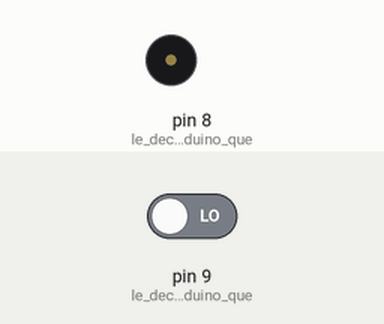
A sketch run on a simulated Arduino Uno, built with avr-gcc and run on an emulated ATmega328P. Parts: buzzer (waves = sounding). The inputs (shaded band) are chosen by the test bench; at power-on: pin 9 (le_decimos_a_Arduino_que) LOW.

Above: at 1.2 s.
1.3 s: pin 9 (le_decimos_a_Arduino_que) driven HIGH
At 1.7 s:
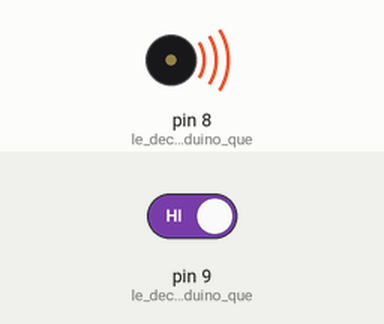
2.8 s: pin 9 (le_decimos_a_Arduino_que) driven LOW
At 3.3 s:
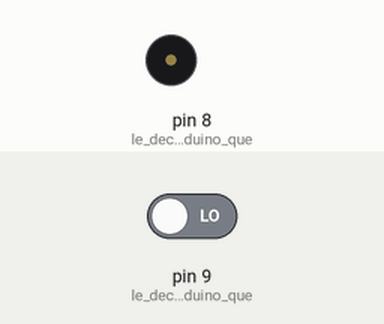
Timing chart, 0 to 5.8 s (numbered marks = the images above; inputs shaded):
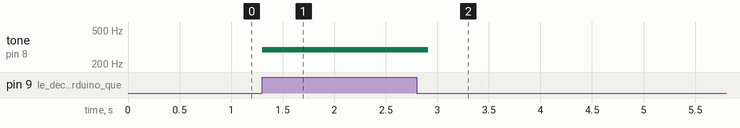

The sketch:

haciendoruidopulsador.ino
```cpp
void setup() {
pinMode(8,OUTPUT); // le decimos a Arduino que usaremos el pin 8 como salida (para el del buzzer)
pinMode(9,INPUT);// le decimos a Arduino que usaremos el pin 9 como entrada (para el botón)
noTone(8); // nos aseguramos que no haya ningún sonido en el buzzer
}
void loop() {
// vamos a leer el estado del botón usando la función digitalRead
// y también usaremos una estructura de código llamada “if” o condicional
if (digitalRead(9)==HIGH) { // Si en el pin 9 hay una señal HIGH es que se presionó el botón
tone(8,294,110); // por lo tanto hay que reproducir el sonido por 100 milisegundos
}
}
```

Measured:
- after the input at 1.3 s, tone on pin 8 (le_decimos_a_Arduino_que): silent → 294 Hz at once
- after the input at 2.8 s, tone on pin 8 (le_decimos_a_Arduino_que): 294 Hz → silent after 0.11 s
